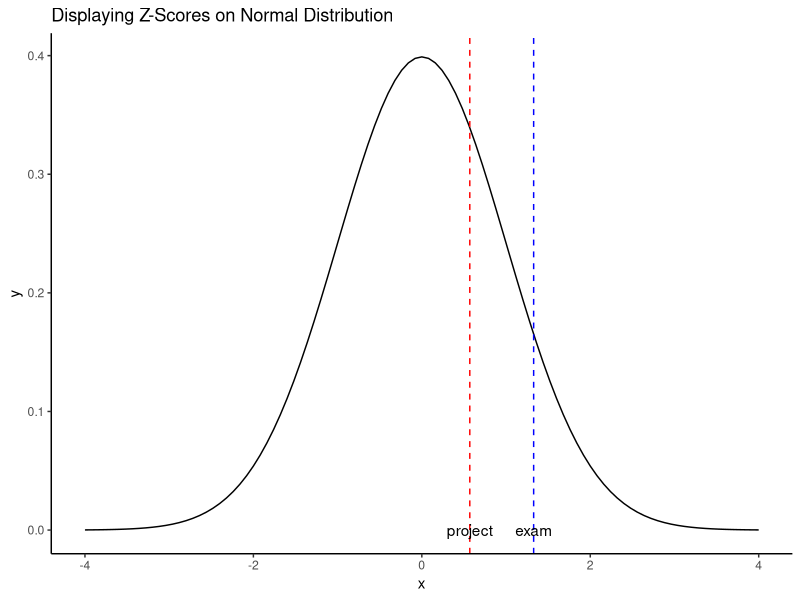
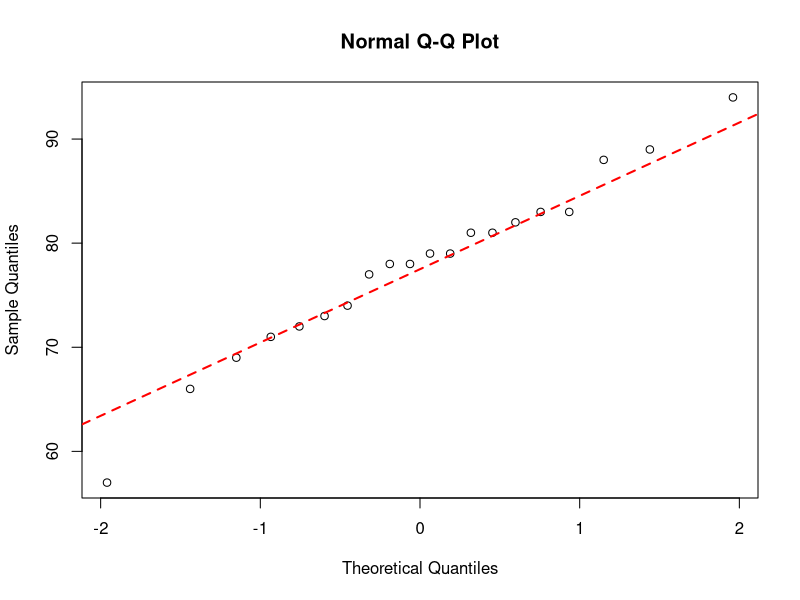
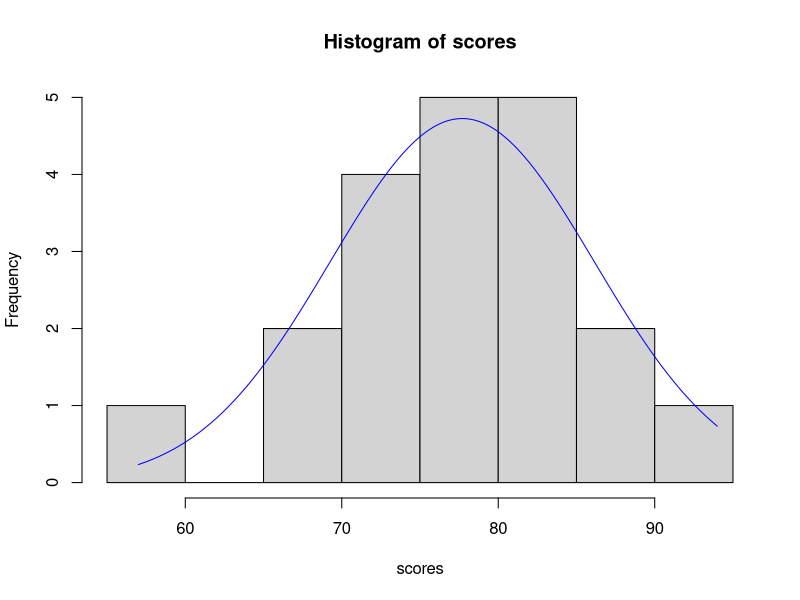
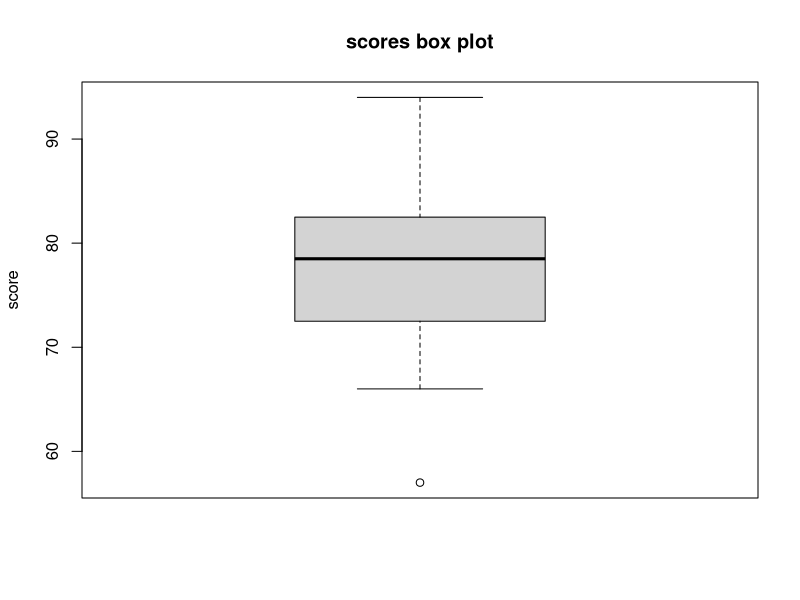

Generate these figures, in order, with R:
library(ggplot2)

#a
exam_mean <- 462;
exam_std <- 119;
project_mean <-584;
project_std <- 151
# Shorthand for exams = N(462, 119)
# Shorthand for projects = N(584, 151)

exam_score <- 620;
project_score <- 670;

#b    
exam_z_score = (exam_score - exam_mean) / exam_std;
project_z_score = (project_score - project_mean) / project_std;

cat('exam z-score is:', exam_z_score, '\n')
cat('project z-score is', project_z_score, '\n')

#c
p1 <- ggplot(data.frame(x = seq(-4, 4, length=100)), aes(x = x)) +
        stat_function(fun = dnorm) +
        geom_vline(xintercept = c(exam_z_score, project_z_score),
                                     colour=c('blue', 'red'),
                                     linetype = "dashed") + 
        geom_text(aes(x = c(exam_z_score, project_z_score),
                        y = 0,
                        label = c('exam', 'project')),
                  data=data.frame(c(exam_z_score, project_z_score))) +
        labs(title=paste("Displaying Z-Scores on Normal Distribution")) +
        theme_classic()
show(p1)

#f
exam_percentile_score <- pnorm(exam_z_score, 0, 1)
project_percentile_score <- pnorm(project_z_score, 0, 1)
cat('percentile score of exam:', exam_percentile_score , '\n')
cat('percentile score of project ', project_percentile_score, '\n')

#g
cat(100 - exam_percentile_score * 100, " % of students performed better that her in exam\n")

#h
cat(100 - project_percentile_score * 100, "% of students performed better that her in project\n")

#i
scores <- c(57, 66, 69, 71, 72, 73, 74, 77, 78, 78, 79, 79, 81, 81, 82, 83, 83, 88, 89, 94)

## QQplot
qqnorm(scores)
qqline(scores, col='red', lwd=2, lty=2)

## Histogram
h <- hist(scores)
xfit <- seq(min(scores), max(scores), by=0.01)
yfit <- dnorm(xfit, mean = mean(scores), sd = sd(scores)) * 5 * length(scores)
lines(xfit, yfit, col="blue")

## Box Plot
boxplot(scores)
title(main = "scores box plot", ylab = "score")



